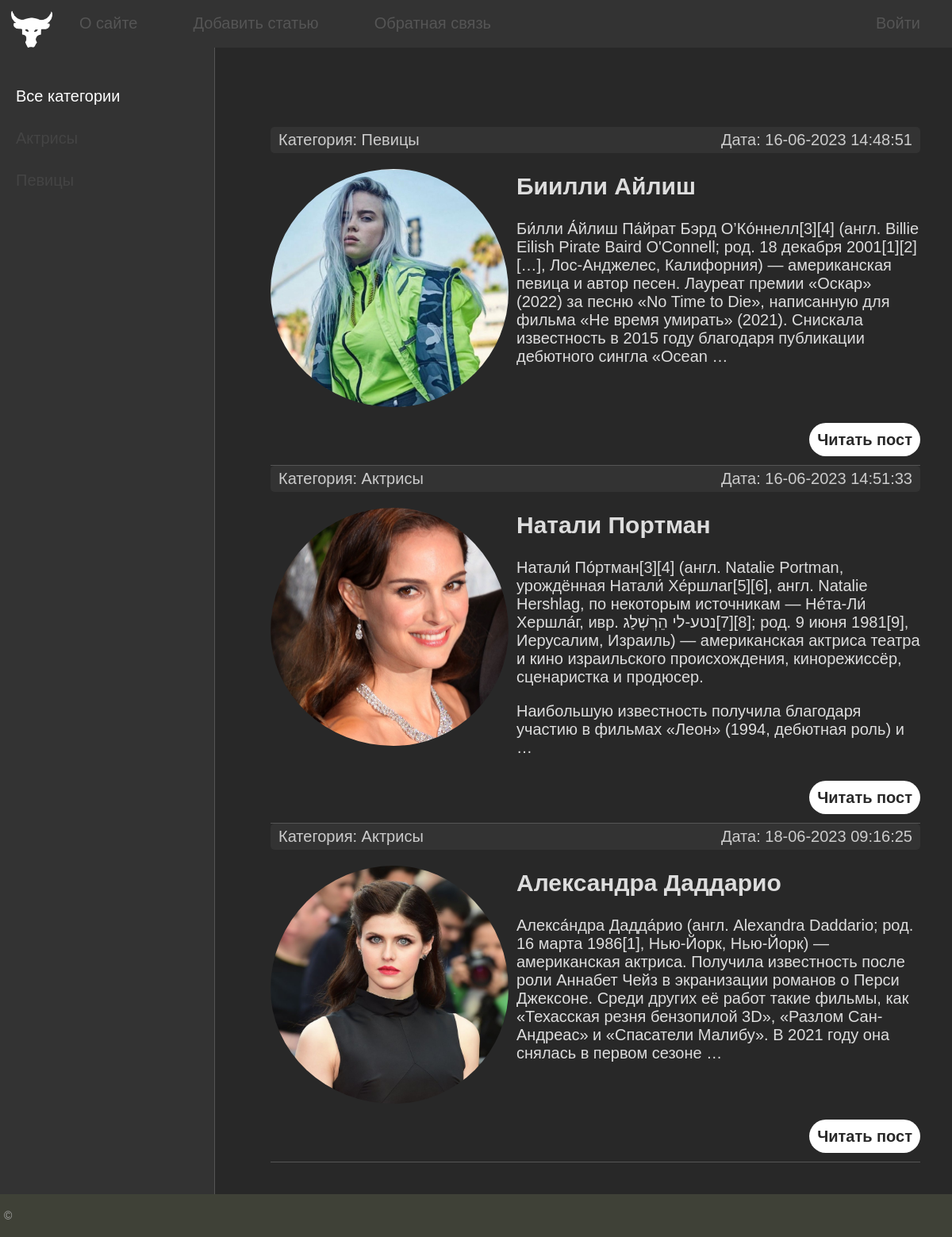
The app's page / (signed in) with its own data.
### women/models.py (models this page shows, shortened)
class Women(models.Model):
    title = models.CharField(max_length=256, verbose_name='Заголовок')
    slug = models.SlugField(max_length=255, unique=True,db_index=True,verbose_name='URL')
    content = models.TextField(blank=True, verbose_name='Текст статьи')
    photo = models.ImageField(upload_to="photos/%Y/%m/%d/", verbose_name='Фото')
    time_create = models.DateTimeField(auto_now_add=True, verbose_name='Дата создания')
    time_update = models.DateTimeField(auto_now= True, verbose_name='Дата изменения')
    is_published = models.BooleanField(default= True, verbose_name='Публикация')
    cat = models.ForeignKey('Category', on_delete=models.PROTECT, null=True, verbose_name='Категория')
    def get_absolute_url(self):
        return reverse('post', kwargs={'post_slug':self.slug})
    class Meta:
        verbose_name='Известные женщины'
        verbose_name_plural= 'Известные женщины'
        ordering = ['time_create', 'title']

class Category(models.Model):
    name = models.CharField(max_length=100,db_index=True, verbose_name='Категория')
    slug = models.SlugField(max_length=255, unique=True,db_index=True,verbose_name='URL')
    def __str__(self):
        return self.name
    def get_absolute_url(self):
        return reverse('category', kwargs={'cat_slug':self.slug})
    class Meta:
        verbose_name='Категории'
        verbose_name_plural= 'Категории'
        ordering = ['name', 'id']

### women/views.py (the view)
# urls.py: path('', WomenHome.as_view(), name='home'),
class WomenHome(DataMixin , ListView):
    model = Women
    template_name = 'women/index.html'
    context_object_name = 'posts'
    def get_context_data(self,*, object_list=None, **kwargs) :
        context = super().get_context_data(**kwargs)
        c_def = self.get_user_context(title="Главная страница")
        return dict(list(context.items())+list(c_def.items()))
    def get_queryset(self) :
        return Women.objects.filter(is_published=True)

### women/utils.py (called while the page is built)
    def get_user_context(self, **kwargs):
        context = kwargs
        cats = Category.objects.annotate(Count('women'))
        user_menu = menu.copy()
        if not self.request.user.is_authenticated:
            user_menu.pop(1)
        context['menu'] = user_menu
        context['cats'] = cats
        if 'cat_selected' not in context:
            context['cat_selected'] = 0
        return context

### women/templates/women/index.html (shortened to what this page needs)
{% extends 'women/base.html' %}
{% block content %}
<ul class="list-articles">
	{% for p in posts %}
		<li><div class="article-panel">
		<p class="first">Категория: {{p.cat}}</p>
		<p class="last">Дата: {{p.time_update|date:"d-m-Y H:i:s"}}</p>
		</div>
{% if p.photo %}
		<p><img class="img-article-left" src="{{p.photo.url}}" ></p>
{% endif %}
		<h2>{{p.title}}</h2>
	{% autoescape on %}
	{{p.content|linebreaks|truncatewords:50}}
	{% endautoescape %}
			<p class="link-read-post"><a href="{{ p.get_absolute_url }}">Читать пост</a></p>
			</li>
	{% endfor %}
</ul>
{% endblock %}

### women/templates/women/base.html (shortened to what this page needs)
{% load static %}
{% load women_tags %}
<!DOCTYPE html>
<html>
<head>
	<link type="text/css" href="{% static 'women/css/styles.css' %}" rel="stylesheet" />
</head>
<body>
<table class="table-page" border=0 cellpadding="0" cellspacing="0">
<tr><td valign=top>
{% block mainmenu %}
		<div class="header">
			<ul id="mainmenu" class="mainmenu">
			<li class="logo"><a href="{% url 'home' %}"><div class="logo"></div></a></li>
{% for m in menu %}
	{% if not forloop.last %}
			<li><a href="{% url m.url_name %}">{{m.title}}</a></li>
	{% else %}
			<li class="last"><a href="#">{{m.title}}</a></li>
	{% endif %}
{% endfor %}
			</ul>
		</div>
{% endblock mainmenu %}
<table class="table-content" border=0 cellpadding="0" cellspacing="0">
<tr>
	<td valign="top" class="left-chapters">
	<ul id="leftchapters">
		{% if cat_selected == 0 %}
			<li class="selected">Все категории</li>
		{% else %}
		<li><a href="{% url 'home' %}">Все категории</a></li>
		{% endif %}
		{% for c in cats %}
		{% if c.women__count > 0 %}
			{% if c.pk == cat_selected %}
				<li class="selected">{{ c.name }}</li>
			{% else %}
				<li><a href="{{ c.get_absolute_url }}">{{c.name}}</a></li>
			{% endif %}
		{% endif %}
		{% endfor %}
	</ul>
</td>
<td valign="top" class="content">
	<div class="content-text">
{% block content %}
{% endblock %}
	</div>
</td></tr></table>
</td></tr>
<tr><td valign=top>
	<div id="footer">
		<p>&copy; </p>
	</div>
</td></tr></table>
</body>
</html>

### women/static/women/css/styles.css (style rules this page uses)
html, body { font-family: 'Arial', sans-serif; margin: 0; padding: 0; height: 100%; width: 100%; color: #fff; background-color: #282828; }
a { color: #ccc; text-decoration: none; }
img { max-width: 600px; height: auto; border-radius: 50%; }
img.img-article-left { width: 300px; height: 300px; object-fit: cover; object-position: center; float: left; padding: 0 10px 10px 0; border-radius: 50%; }
p.link-read-post { text-align: right; }
p.link-read-post a { padding: 10px; min-width: 100px; background: #ffffff; border-radius: 25px; color: #282828; text-decoration: none; font-weight: 600; }
div.article-panel { background: #333; padding: 5px 10px; box-sizing: border-box; overflow: hidden; color: #ccc; border-radius: 5px; }
div.article-panel p.first { margin: 0; float: left; }
div.article-panel p.last { margin: 0; float: right; }
ul.list-articles { list-style: none; margin: 0; padding: 0; }
ul.list-articles li { border-bottom: 1px solid #555; }
.table-page { width: 100%; height: 100%; vertical-align: top; }
.table-page tr { height: 100%; }
.header { background: #333; height: 60px; }
.logo { background: url('../images/logo1.png') no-repeat 5px 10px; width: 70px; height: 60px; border-radius: 50%; background-size: 100% 100%; }
ul.mainmenu { list-style: none; margin: 0; padding: 0; height: 60px; color: #d22300; font-size: 20px; overflow: hidden; }
ul.mainmenu li { float: left; margin: 18px 40px 0 30px; }
ul.mainmenu li.logo { margin: 0; }
ul.mainmenu li.last { float: right; }
ul.mainmenu li a { color: #555; text-decoration: none; }
.table-content { width: 100%; min-height: 100%; height: 100%; }
.left-chapters { margin: 0; background: #333; border-right: 1px solid #555; min-height: 100%; }
.left-chapters ul { width: 230px; min-height: 100%; margin: 0; padding: 20px; list-style: none; font-size: 20px; }
.left-chapters ul li { margin: 30px 0; color: #999; }
.left-chapters ul li.selected { color: #ffffff; }
.left-chapters ul li a { color: #444; text-decoration: none; }
.content { padding: 40px; width: 100%; box-sizing: border-box; }
.content-text { margin: 60px 0 0 30px; color: #ddd; font-size: 20px; font-family: "Yandex Sans Display Light", sans-serif; }
#footer { box-sizing: border-box; background: #3F4137; padding: 5px; color: #aaa; font-size: 14px; font-family: Verdana, Geneva, Arial, Helvetica; text-align: left; overflow: hidden; }

### records on screen
Women: cat "Певицы", time_update "16-06-2023 14:48:51", photo (picture), title "Биилли Айлиш", content "Би́лли А́йлиш Па́йрат Бэрд О’Ко́ннелл[3][4] (англ. Billie Eilish Pirate Baird O'Connell; род. 18 декабря 2001[1][2][…], Лос-Анджелес, Калифорния) — американская певица и автор песен. Лауреат премии «Оскар» (2022) за песню «No Time to Die», написанную для фильма «Не время умирать» (2021). Снискала известность в 2015 году благодаря публикации дебютного сингла «Ocean …"
Women: cat "Актрисы", time_update "16-06-2023 14:51:33", photo (picture), title "Натали Портман", content "Натали́ По́ртман[3][4] (англ. Natalie Portman, урождённая Натали́ Хе́ршлаг[5][6], англ. Natalie Hershlag, по некоторым источникам — Не́та-Ли́ Хершла́г, ивр. ‏נטע-לי הֵרְשְׁלַג‏‎[7][8]; род. 9 июня 1981[9], Иерусалим, Израиль) — американская актриса театра и кино израильского происхождения, кинорежиссёр, сценаристка и продюсер. Наибольшую известность получила благодаря участию в фильмах «Леон» (1994, дебютная роль) и …"
Women: cat "Актрисы", time_update "18-06-2023 09:16:25", photo (picture), title "Александра Даддарио", content "Алекса́ндра Дадда́рио (англ. Alexandra Daddario; род. 16 марта 1986[1], Нью-Йорк, Нью-Йорк) — американская актриса. Получила известность после роли Аннабет Чейз в экранизации романов о Перси Джексоне. Среди других её работ такие фильмы, как «Техасская резня бензопилой 3D», «Разлом Сан-Андреас» и «Спасатели Малибу». В 2021 году она снялась в первом сезоне …"

### other values on screen
{{ m.title }} "О сайте" "Добавить статью" "Обратная связь"
{{ m.title }} "Войти"
